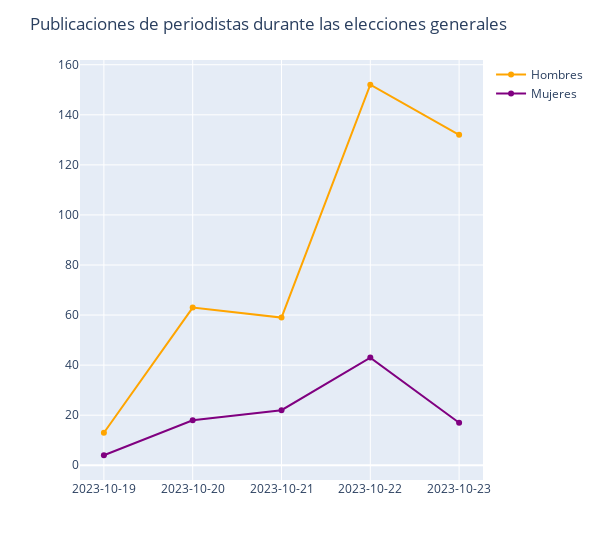

This figure's notebook cell:
### Code cell
men_elecciones_gen = men_journalist_posts.loc[
    men_journalist_posts["event"].isin(["elecciones generales"])
]
men_count = men_elecciones_gen.groupby("dt_date").size().reset_index(name="count")

women_elecciones_gen = women_journalist_posts.loc[
    women_journalist_posts["event"].isin(["elecciones generales"])
]
women_count = women_elecciones_gen.groupby("dt_date").size().reset_index(name="count")

fig = px.line()
fig.add_scatter(
    x=men_count["dt_date"],
    y=men_count["count"],
    name="Hombres",
    line=dict(color="orange"),
    hovertemplate="posts: %{y}",
)
fig.add_scatter(
    x=women_count["dt_date"],
    y=women_count["count"],
    name="Mujeres",
    line=dict(color="purple"),
    hovertemplate="posts: %{y}",
)
fig.update_layout(
    title="Publicaciones de periodistas durante las elecciones generales", width=600
)
fig.update_xaxes(type="category")
fig.show()

### Figure 1 — Plotly figure (JSON) as saved in the notebook; plotly's stock layout.template omitted (floating-point values rounded to 4 significant figures)
{"data": [{"hovertemplate": "<extra></extra>", "legendgroup": "", "line": {"color": "#636efa", "dash": "solid"}, "marker": {"symbol": "circle"}, "mode": "lines", "name": "", "orientation": "v", "showlegend": false, "type": "scatter", "xaxis": "x", "yaxis": "y"}, {"hovertemplate": "posts: %{y}", "line": {"color": "orange"}, "name": "Hombres", "type": "scatter", "x": ["2023-10-19", "2023-10-20", "2023-10-21", "2023-10-22", "2023-10-23"], "y": [13, 63, 59, 152, 132]}, {"hovertemplate": "posts: %{y}", "line": {"color": "purple"}, "name": "Mujeres", "type": "scatter", "x": ["2023-10-19", "2023-10-20", "2023-10-21", "2023-10-22", "2023-10-23"], "y": [4, 18, 22, 43, 17]}], "layout": {"legend": {"tracegroupgap": 0}, "margin": {"t": 60}, "title": {"text": "Publicaciones de periodistas durante las elecciones generales"}, "width": 600, "xaxis": {"anchor": "y", "domain": [0, 1], "type": "category"}, "yaxis": {"anchor": "x", "domain": [0, 1]}}}
